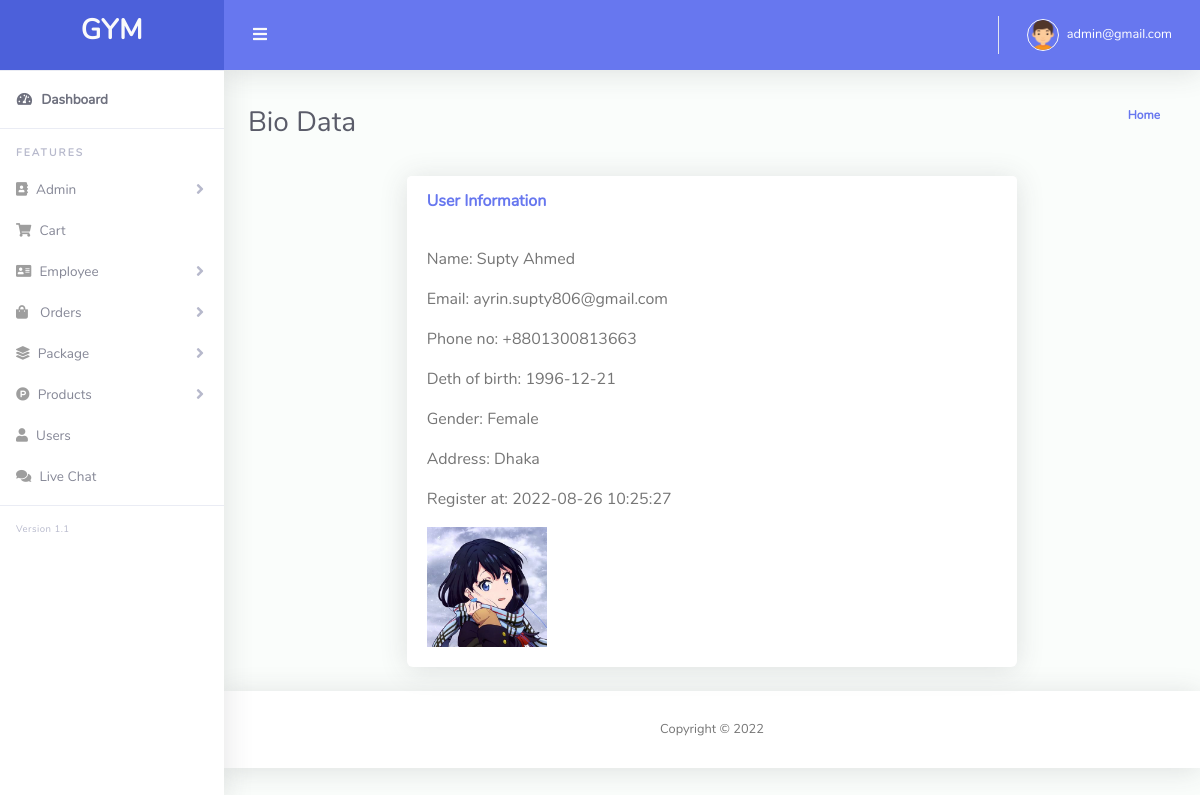
Screenshot of /admin/singleuser.php?id=36 (signed in) with the database file from the repository.
### tables this page shows
CREATE TABLE `user_table` (
  `user_id` int(20) NOT NULL,
  `first_name` varchar(255) NOT NULL,
  `last_name` varchar(255) NOT NULL,
  `email` varchar(255) NOT NULL,
  `password` varchar(255) NOT NULL,
  `dob` varchar(255) NOT NULL,
  `gender` varchar(255) NOT NULL,
  `mobile` varchar(255) NOT NULL,
  `address` varchar(255) NOT NULL,
  `image` varchar(155) DEFAULT NULL,
  `flag` tinyint(10) NOT NULL DEFAULT 0,
  `otp` int(11) NOT NULL,
  `reg_at` timestamp NOT NULL DEFAULT current_timestamp()
);

### Classes/DB.php (called while the page is built, shortened)
<?php
class DB
{
    public function connect(){
        $this->conn = new mysqli("localhost","root","","gym");
        if ($this->conn->connect_error) {
          die("Connection failed: " . $this->conn->connect_error);
        }
        else{
            return $msg =  "connected";
        }
    }
}

### Classes/LoginClass.php (called while the page is built, shortened)
<?php
include_once 'db.php';
class LoginClass extends DB
{
    public function userListSingle($id)
    {
        $qry = "SELECT * FROM user_table  where user_id=$id";
        $result = $this->conn->query($qry);
        return $value = mysqli_fetch_array($result);
    }
}

### admin/singleuser.php (the view)
<?php include 'layouts/header.php';
?>
<div class="container-fluid" id="container-wrapper">
  <div class="d-sm-flex align-items-center justify-content-between mb-4">
    <h1 class="h3 mb-0 text-gray-800">Bio Data</h1>
    <ol class="breadcrumb">
      <li class="breadcrumb-item"><a href="index.php">Home</a></li>
    </ol>
  </div>
  <div class="row">
    <div class="col-lg-2"></div>
    <div class="col-lg-8">
      <div class="card mb-4">
        <div class="card-header py-3 d-flex flex-row align-items-center justify-content-between">
          <h6 class="m-0 font-weight-bold text-primary">User Information</h6>
        </div>
        <?php
        $id = $_GET['id'];
        $data = $create->userListSingle($id) ?>
        <div class="card-body">
          <p>Name: <?php echo $data['first_name'] . " " . $data['last_name']; ?> </p>
          <p>Email: <?php echo $data['email']; ?> </p>
          <p>Phone no: <?php echo $data['mobile']; ?> </p>
          <p>Deth of birth: <?php echo $data['dob']; ?> </p>
          <p>Gender: <?php echo $data['gender']; ?> </p>
          <p>Address: <?php echo $data['address']; ?> </p>
          <p>Register at: <?php echo $data['reg_at']; ?> </p>
          <img style="height: 120px; width: 120px;" src="<?php echo $data['image']; ?> ">
        </div>
      </div>
    </div>
  </div>
</div>
<?php include 'layouts/footer.php'; ?>

### rows the page displays
user_table: first_name "Supty", last_name "Ahmed", email "ayrin.supty806@gmail.com", mobile "+8801300813663", dob "1996-12-21", gender "Female", address "Dhaka", reg_at "2022-08-26 10:25:27", image (picture)

### other values shown
$_SESSION['admin_email'] "admin@gmail.com"
